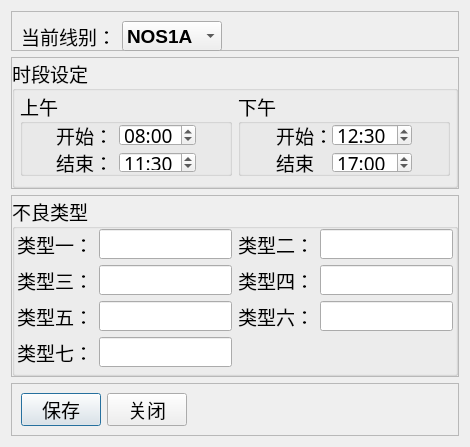
<?xml version="1.0" encoding="UTF-8"?>
<ui version="4.0">
 <class>Dialog</class>
 <widget class="QDialog" name="Dialog">
  <property name="geometry">
   <rect>
    <x>0</x>
    <y>0</y>
    <width>470</width>
    <height>435</height>
   </rect>
  </property>
  <property name="font">
   <font>
    <family>Microsoft YaHei UI Light</family>
    <pointsize>14</pointsize>
   </font>
  </property>
  <property name="windowTitle">
   <string>线别 / 时间段 / 不良原因设置</string>
  </property>
  <layout class="QVBoxLayout" name="verticalLayout">
   <item>
    <widget class="QFrame" name="frame">
     <property name="maximumSize">
      <size>
       <width>16777215</width>
       <height>40</height>
      </size>
     </property>
     <property name="frameShape">
      <enum>QFrame::StyledPanel</enum>
     </property>
     <property name="frameShadow">
      <enum>QFrame::Raised</enum>
     </property>
     <layout class="QHBoxLayout" name="horizontalLayout">
      <item>
       <widget class="QLabel" name="label">
        <property name="minimumSize">
         <size>
          <width>0</width>
          <height>30</height>
         </size>
        </property>
        <property name="text">
         <string>当前线别：</string>
        </property>
       </widget>
      </item>
      <item>
       <widget class="QComboBox" name="comboBox">
        <property name="minimumSize">
         <size>
          <width>100</width>
          <height>30</height>
         </size>
        </property>
        <property name="font">
         <font>
          <family>Microsoft YaHei UI</family>
          <weight>75</weight>
          <bold>true</bold>
         </font>
        </property>
        <item>
         <property name="text">
          <string>NOS1A</string>
         </property>
        </item>
        <item>
         <property name="text">
          <string>NOS1B</string>
         </property>
        </item>
        <item>
         <property name="text">
          <string>NOS2A</string>
         </property>
        </item>
        <item>
         <property name="text">
          <string>NOS2B</string>
         </property>
        </item>
        <item>
         <property name="text">
          <string>AL</string>
         </property>
        </item>
        <item>
         <property name="text">
          <string>ML</string>
         </property>
        </item>
       </widget>
      </item>
      <item>
       <spacer name="horizontalSpacer">
        <property name="orientation">
         <enum>Qt::Horizontal</enum>
        </property>
        <property name="sizeHint" stdset="0">
         <size>
          <width>245</width>
          <height>17</height>
         </size>
        </property>
       </spacer>
      </item>
      <item>
       <widget class="QLabel" name="label_13">
        <property name="text">
         <string/>
        </property>
       </widget>
      </item>
     </layout>
    </widget>
   </item>
   <item>
    <widget class="QFrame" name="frame_2">
     <property name="frameShape">
      <enum>QFrame::StyledPanel</enum>
     </property>
     <property name="frameShadow">
      <enum>QFrame::Raised</enum>
     </property>
     <layout class="QHBoxLayout" name="horizontalLayout_2">
      <property name="leftMargin">
       <number>0</number>
      </property>
      <property name="topMargin">
       <number>0</number>
      </property>
      <property name="rightMargin">
       <number>0</number>
      </property>
      <property name="bottomMargin">
       <number>0</number>
      </property>
      <item>
       <widget class="QGroupBox" name="groupBox">
        <property name="maximumSize">
         <size>
          <width>16777215</width>
          <height>130</height>
         </size>
        </property>
        <property name="title">
         <string>时段设定</string>
        </property>
        <layout class="QHBoxLayout" name="horizontalLayout_3">
         <property name="leftMargin">
          <number>5</number>
         </property>
         <property name="topMargin">
          <number>0</number>
         </property>
         <property name="rightMargin">
          <number>5</number>
         </property>
         <property name="bottomMargin">
          <number>9</number>
         </property>
         <item>
          <widget class="QGroupBox" name="groupBox_2">
           <property name="title">
            <string>上午</string>
           </property>
           <layout class="QHBoxLayout" name="horizontalLayout_4">
            <property name="leftMargin">
             <number>2</number>
            </property>
            <property name="topMargin">
             <number>0</number>
            </property>
            <property name="rightMargin">
             <number>2</number>
            </property>
            <property name="bottomMargin">
             <number>0</number>
            </property>
            <item>
             <layout class="QGridLayout" name="gridLayout">
              <item row="1" column="0">
               <widget class="QLabel" name="label_3">
                <property name="maximumSize">
                 <size>
                  <width>16777215</width>
                  <height>30</height>
                 </size>
                </property>
                <property name="text">
                 <string>结束：</string>
                </property>
               </widget>
              </item>
              <item row="0" column="0">
               <widget class="QLabel" name="label_2">
                <property name="maximumSize">
                 <size>
                  <width>50</width>
                  <height>30</height>
                 </size>
                </property>
                <property name="text">
                 <string>开始：</string>
                </property>
               </widget>
              </item>
              <item row="0" column="1">
               <widget class="QTimeEdit" name="timeEdit">
                <property name="maximumSize">
                 <size>
                  <width>80</width>
                  <height>30</height>
                 </size>
                </property>
                <property name="dateTime">
                 <datetime>
                  <hour>8</hour>
                  <minute>0</minute>
                  <second>0</second>
                  <year>2020</year>
                  <month>3</month>
                  <day>5</day>
                 </datetime>
                </property>
                <property name="displayFormat">
                 <string>HH:mm</string>
                </property>
               </widget>
              </item>
              <item row="1" column="1">
               <widget class="QTimeEdit" name="timeEdit_2">
                <property name="maximumSize">
                 <size>
                  <width>80</width>
                  <height>30</height>
                 </size>
                </property>
                <property name="dateTime">
                 <datetime>
                  <hour>11</hour>
                  <minute>30</minute>
                  <second>0</second>
                  <year>2020</year>
                  <month>3</month>
                  <day>5</day>
                 </datetime>
                </property>
                <property name="displayFormat">
                 <string>HH:mm</string>
                </property>
               </widget>
              </item>
             </layout>
            </item>
           </layout>
          </widget>
         </item>
         <item>
          <widget class="QGroupBox" name="groupBox_3">
           <property name="title">
            <string>下午</string>
           </property>
           <layout class="QHBoxLayout" name="horizontalLayout_5">
            <property name="leftMargin">
             <number>2</number>
            </property>
            <property name="topMargin">
             <number>0</number>
            </property>
            <property name="rightMargin">
             <number>2</number>
            </property>
            <property name="bottomMargin">
             <number>0</number>
            </property>
            <item>
             <layout class="QGridLayout" name="gridLayout_2">
              <item row="1" column="0">
               <widget class="QLabel" name="label_4">
                <property name="maximumSize">
                 <size>
                  <width>16777215</width>
                  <height>30</height>
                 </size>
                </property>
                <property name="text">
                 <string>结束</string>
                </property>
               </widget>
              </item>
              <item row="0" column="0">
               <widget class="QLabel" name="label_5">
                <property name="maximumSize">
                 <size>
                  <width>50</width>
                  <height>30</height>
                 </size>
                </property>
                <property name="text">
                 <string>开始：</string>
                </property>
               </widget>
              </item>
              <item row="0" column="1">
               <widget class="QTimeEdit" name="timeEdit_3">
                <property name="maximumSize">
                 <size>
                  <width>80</width>
                  <height>30</height>
                 </size>
                </property>
                <property name="dateTime">
                 <datetime>
                  <hour>12</hour>
                  <minute>30</minute>
                  <second>0</second>
                  <year>2020</year>
                  <month>3</month>
                  <day>5</day>
                 </datetime>
                </property>
                <property name="displayFormat">
                 <string>HH:mm</string>
                </property>
               </widget>
              </item>
              <item row="1" column="1">
               <widget class="QTimeEdit" name="timeEdit_4">
                <property name="maximumSize">
                 <size>
                  <width>80</width>
                  <height>30</height>
                 </size>
                </property>
                <property name="dateTime">
                 <datetime>
                  <hour>17</hour>
                  <minute>0</minute>
                  <second>0</second>
                  <year>2020</year>
                  <month>3</month>
                  <day>5</day>
                 </datetime>
                </property>
                <property name="displayFormat">
                 <string>HH:mm</string>
                </property>
               </widget>
              </item>
             </layout>
            </item>
           </layout>
          </widget>
         </item>
        </layout>
       </widget>
      </item>
     </layout>
    </widget>
   </item>
   <item>
    <widget class="QFrame" name="frame_3">
     <property name="maximumSize">
      <size>
       <width>16777215</width>
       <height>190</height>
      </size>
     </property>
     <property name="frameShape">
      <enum>QFrame::StyledPanel</enum>
     </property>
     <property name="frameShadow">
      <enum>QFrame::Raised</enum>
     </property>
     <layout class="QVBoxLayout" name="verticalLayout_2">
      <property name="leftMargin">
       <number>0</number>
      </property>
      <property name="topMargin">
       <number>0</number>
      </property>
      <property name="rightMargin">
       <number>0</number>
      </property>
      <property name="bottomMargin">
       <number>0</number>
      </property>
      <item>
       <widget class="QGroupBox" name="groupBox_4">
        <property name="maximumSize">
         <size>
          <width>16777215</width>
          <height>230</height>
         </size>
        </property>
        <property name="title">
         <string>不良类型</string>
        </property>
        <layout class="QHBoxLayout" name="horizontalLayout_6">
         <property name="leftMargin">
          <number>2</number>
         </property>
         <property name="topMargin">
          <number>0</number>
         </property>
         <property name="rightMargin">
          <number>2</number>
         </property>
         <property name="bottomMargin">
          <number>3</number>
         </property>
         <item>
          <layout class="QGridLayout" name="gridLayout_3">
           <property name="bottomMargin">
            <number>3</number>
           </property>
           <item row="1" column="0">
            <widget class="QLabel" name="label_6">
             <property name="minimumSize">
              <size>
               <width>0</width>
               <height>30</height>
              </size>
             </property>
             <property name="maximumSize">
              <size>
               <width>16777215</width>
               <height>30</height>
              </size>
             </property>
             <property name="text">
              <string>类型三：</string>
             </property>
            </widget>
           </item>
           <item row="3" column="0">
            <widget class="QLabel" name="label_10">
             <property name="minimumSize">
              <size>
               <width>0</width>
               <height>30</height>
              </size>
             </property>
             <property name="maximumSize">
              <size>
               <width>16777215</width>
               <height>30</height>
              </size>
             </property>
             <property name="text">
              <string>类型七：</string>
             </property>
            </widget>
           </item>
           <item row="2" column="0">
            <widget class="QLabel" name="label_8">
             <property name="minimumSize">
              <size>
               <width>0</width>
               <height>30</height>
              </size>
             </property>
             <property name="maximumSize">
              <size>
               <width>16777215</width>
               <height>30</height>
              </size>
             </property>
             <property name="text">
              <string>类型五：</string>
             </property>
            </widget>
           </item>
           <item row="0" column="0">
            <widget class="QLabel" name="label_11">
             <property name="minimumSize">
              <size>
               <width>0</width>
               <height>30</height>
              </size>
             </property>
             <property name="maximumSize">
              <size>
               <width>16777215</width>
               <height>30</height>
              </size>
             </property>
             <property name="text">
              <string>类型一：</string>
             </property>
            </widget>
           </item>
           <item row="1" column="2">
            <widget class="QLabel" name="label_9">
             <property name="minimumSize">
              <size>
               <width>0</width>
               <height>30</height>
              </size>
             </property>
             <property name="maximumSize">
              <size>
               <width>16777215</width>
               <height>30</height>
              </size>
             </property>
             <property name="text">
              <string>类型四：</string>
             </property>
            </widget>
           </item>
           <item row="0" column="1">
            <widget class="QLineEdit" name="lineEdit_2">
             <property name="minimumSize">
              <size>
               <width>0</width>
               <height>30</height>
              </size>
             </property>
             <property name="maximumSize">
              <size>
               <width>16777215</width>
               <height>30</height>
              </size>
             </property>
            </widget>
           </item>
           <item row="1" column="1">
            <widget class="QLineEdit" name="lineEdit_4">
             <property name="minimumSize">
              <size>
               <width>0</width>
               <height>30</height>
              </size>
             </property>
             <property name="maximumSize">
              <size>
               <width>16777215</width>
               <height>30</height>
              </size>
             </property>
            </widget>
           </item>
           <item row="0" column="2">
            <widget class="QLabel" name="label_7">
             <property name="minimumSize">
              <size>
               <width>0</width>
               <height>30</height>
              </size>
             </property>
             <property name="maximumSize">
              <size>
               <width>16777215</width>
               <height>30</height>
              </size>
             </property>
             <property name="text">
              <string>类型二：</string>
             </property>
            </widget>
           </item>
           <item row="2" column="1">
            <widget class="QLineEdit" name="lineEdit_5">
             <property name="minimumSize">
              <size>
               <width>0</width>
               <height>30</height>
              </size>
             </property>
             <property name="maximumSize">
              <size>
               <width>16777215</width>
               <height>30</height>
              </size>
             </property>
            </widget>
           </item>
           <item row="3" column="1">
            <widget class="QLineEdit" name="lineEdit_6">
             <property name="minimumSize">
              <size>
               <width>0</width>
               <height>30</height>
              </size>
             </property>
             <property name="maximumSize">
              <size>
               <width>16777215</width>
               <height>30</height>
              </size>
             </property>
            </widget>
           </item>
           <item row="0" column="3">
            <widget class="QLineEdit" name="lineEdit_7">
             <property name="minimumSize">
              <size>
               <width>0</width>
               <height>30</height>
              </size>
             </property>
             <property name="maximumSize">
              <size>
               <width>16777215</width>
               <height>30</height>
              </size>
             </property>
            </widget>
           </item>
           <item row="1" column="3">
            <widget class="QLineEdit" name="lineEdit_3">
             <property name="minimumSize">
              <size>
               <width>0</width>
               <height>30</height>
              </size>
             </property>
             <property name="maximumSize">
              <size>
               <width>16777215</width>
               <height>30</height>
              </size>
             </property>
            </widget>
           </item>
           <item row="2" column="3">
            <widget class="QLineEdit" name="lineEdit_8">
             <property name="minimumSize">
              <size>
               <width>0</width>
               <height>30</height>
              </size>
             </property>
             <property name="maximumSize">
              <size>
               <width>16777215</width>
               <height>30</height>
              </size>
             </property>
            </widget>
           </item>
           <item row="2" column="2">
            <widget class="QLabel" name="label_12">
             <property name="minimumSize">
              <size>
               <width>0</width>
               <height>30</height>
              </size>
             </property>
             <property name="maximumSize">
              <size>
               <width>16777215</width>
               <height>30</height>
              </size>
             </property>
             <property name="text">
              <string>类型六：</string>
             </property>
            </widget>
           </item>
          </layout>
         </item>
        </layout>
       </widget>
      </item>
     </layout>
    </widget>
   </item>
   <item>
    <widget class="QFrame" name="frame_4">
     <property name="maximumSize">
      <size>
       <width>16777215</width>
       <height>53</height>
      </size>
     </property>
     <property name="frameShape">
      <enum>QFrame::StyledPanel</enum>
     </property>
     <property name="frameShadow">
      <enum>QFrame::Raised</enum>
     </property>
     <layout class="QHBoxLayout" name="horizontalLayout_7">
      <item>
       <widget class="QPushButton" name="pushButton">
        <property name="text">
         <string>保存</string>
        </property>
       </widget>
      </item>
      <item>
       <widget class="QPushButton" name="pushButton_2">
        <property name="text">
         <string>关闭</string>
        </property>
       </widget>
      </item>
      <item>
       <spacer name="horizontalSpacer_2">
        <property name="orientation">
         <enum>Qt::Horizontal</enum>
        </property>
        <property name="sizeHint" stdset="0">
         <size>
          <width>267</width>
          <height>20</height>
         </size>
        </property>
       </spacer>
      </item>
     </layout>
    </widget>
   </item>
  </layout>
 </widget>
 <resources/>
 <connections>
  <connection>
   <sender>pushButton_2</sender>
   <signal>clicked()</signal>
   <receiver>Dialog</receiver>
   <slot>reject()</slot>
   <hints>
    <hint type="sourcelabel">
     <x>151</x>
     <y>400</y>
    </hint>
    <hint type="destinationlabel">
     <x>308</x>
     <y>-11</y>
    </hint>
   </hints>
  </connection>
 </connections>
</ui>
